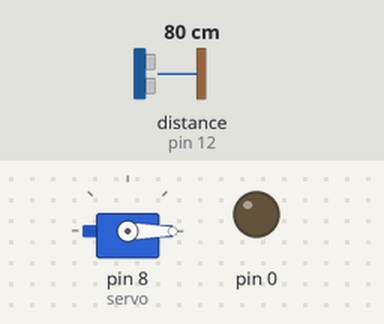
This sketch was run on a simulated Arduino Uno, built with avr-gcc and run on an emulated ATmega328P. On the bench: servo, output pins drawn as LEDs (lit = HIGH). Inputs (shaded band) come from the test bench; at power-on: distance to the obstacle (sensor on pin 12) 80 cm. The echo pulse lasts 58.3 µs per cm.

Above: at 1.2 s.
1.3 s: distance to the obstacle (sensor on pin 12) set to 2 cm
At 2.6 s:
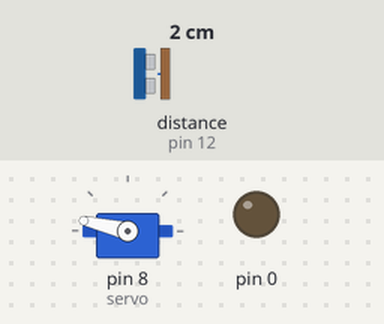
2.9 s: distance to the obstacle (sensor on pin 12) set to 4 cm
At 4.1 s:
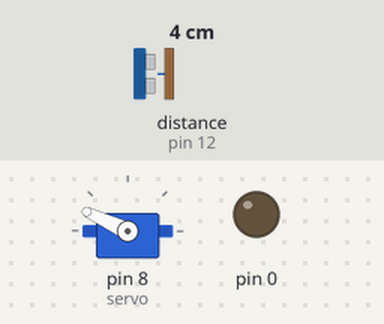
4.5 s: distance to the obstacle (sensor on pin 12) set to 9 cm
At 5.6 s:
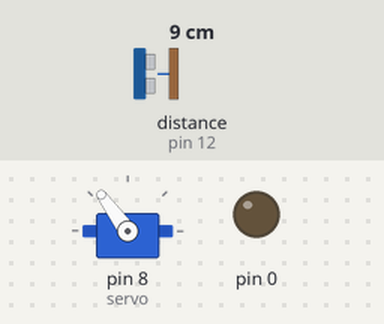
6.1 s: distance to the obstacle (sensor on pin 12) set to 18 cm
At 7.2 s:
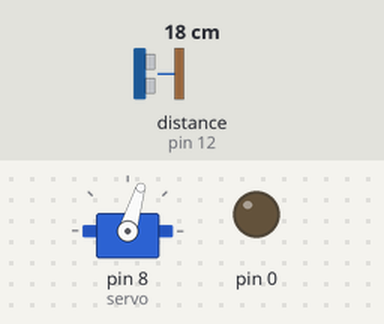
7.7 s: distance to the obstacle (sensor on pin 12) set to 35 cm
At 9.0 s:
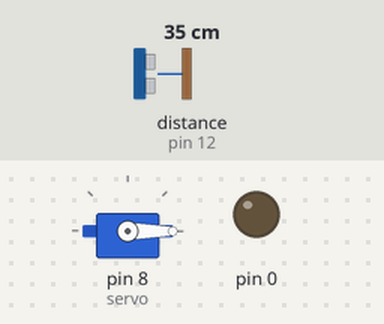
9.3 s: distance to the obstacle (sensor on pin 12) set to 27 cm
At 9.8 s:
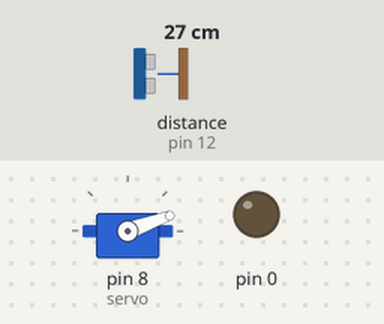
Timing chart, 0 to 12.0 s (numbered marks = the images above; inputs shaded):
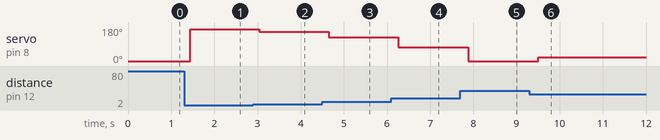

The sketch:

motor_com_ultrassonico.ino
```cpp
// inclui as bibliotecas do sensor ultrassônico e do servomotor
#include <HCSR04.h>
#include <Servo.h>

// Declaração das variáveis que contém a porta dos LEDS
int ledVerde;
int ledLaranja;
int ledVermelho;

// Declaração das variáveis que contém as portas do sensor ultrassônico
int triggerPin = 11;
int echoPin = 12;

// Declaração do sensor ultrassônico
UltraSonicDistanceSensor sensorUltrassonico(triggerPin, echoPin);
// Declaração do servomotor
Servo servo;

double distancia;
double angulo;

void setup() {
  // Configura as portas dos LEDS como saída
  pinMode(ledVerde, OUTPUT);
  pinMode(ledLaranja, OUTPUT);
  pinMode(ledVermelho, OUTPUT);
  // configura a porta do servomotor
  servo.attach(8);
}

// Função para calcular a distância medida pelo sensor ultrassônico
void atualizarDistancia() {
  distancia = sensorUltrassonico.measureDistanceCm();
  // condições para reduzir o alcance do sensor
  if (distancia > 30) {
    distancia == 30;
  } else if (distancia < 0) {
    distancia = 0;
  }
};

// Função para atualizar o ângulo da posição do servomotor
void atualizarPosicaoServo() {
  atualizarDistancia();
  // mapeia o ângulo que o servomotor deve ir
  angulo = map(distancia, 0, 30, 178, 2);
  // move o servomotor para o ângulo indicado
  servo.write(angulo);
}

void loop() {
  atualizarPosicaoServo();
  delay(200);
}
```

Measured:
- after the input at 1.3 s, servo on pin 8 (servo): 0° → 167° after 0.14 s
- after the input at 2.9 s, servo on pin 8 (servo): 167° → 155° after 0.15 s
- after the input at 4.5 s, servo on pin 8 (servo): 155° → 126° after 0.15 s
- after the input at 6.1 s, servo on pin 8 (servo): 126° → 73° after 0.17 s
- after the input at 7.7 s, servo on pin 8 (servo): 73° → 0° after 0.18 s
- after the input at 9.3 s, servo on pin 8 (servo): 0° → 20° after 0.20 s
